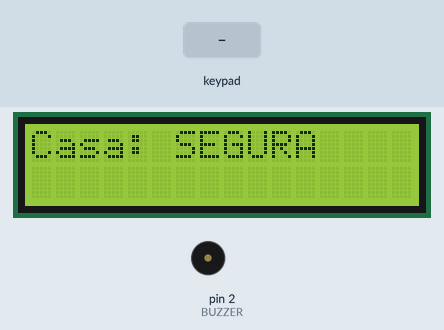
Simulated run of this sketch. Board: Arduino Uno, built with avr-gcc and run on an emulated ATmega328P. On the bench: 16×2 character LCD, buzzer (waves = sounding). The test bench sets the inputs (shaded band). What the sketch prints to the serial monitor is not drawn.

Above: at 1.2 s.
1.3 s: key '#' pressed
At 2.1 s:
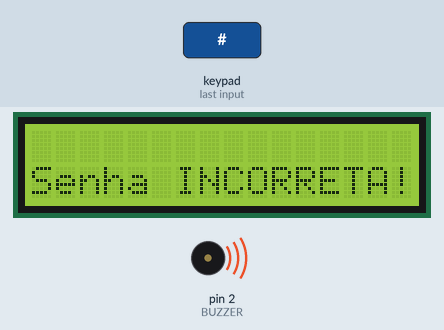
2.9 s: keypad keys 1 2 3 4 5 * pressed 0.4 s apart
At 7.1 s:
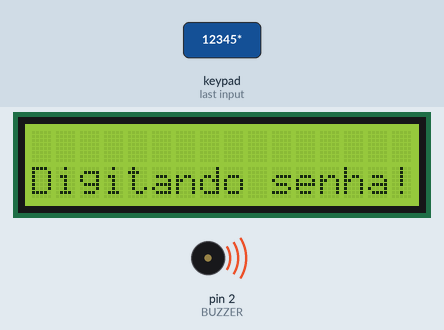
7.4 s: keypad keys 1 2 3 4 5 # pressed 0.4 s apart
At 11.1 s:
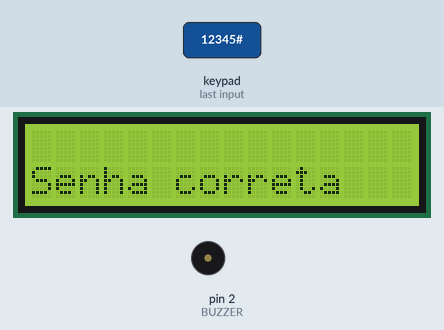
11.9 s: key '*' pressed
At 15.2 s:
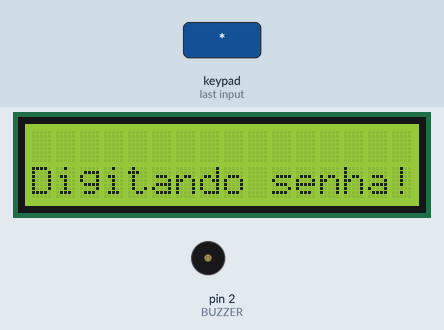
Timing chart, 0 to 25.5 s (numbered marks = the images above; inputs shaded):
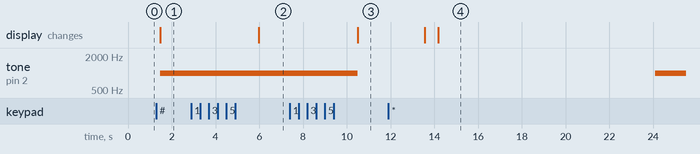

The sketch:

proj3Slave.ino
```cpp
#include <Wire.h>
#include <Keypad.h>
#include <LiquidCrystal.h>

char c = '0'; // Status da segurança 0 = ok

bool digitando = false;
const int TAMANHO_SENHA = 5;
char senha[TAMANHO_SENHA] = {};
int quantDigitados = 0;
const char* SENHA_GRAVADA = "12345";

const byte ROWS = 4; //four rows
const byte COLS = 3; //three columns
char keys[ROWS][COLS] = {
  {'1', '2', '3'},
  {'4', '5', '6'},
  {'7', '8', '9'},
  {'*', '0', '#'}
};
byte rowPins[ROWS] = {5, 4, 3, A0}; //connect to the row pinouts of the keypad
byte colPins[COLS] = {8, 7, 6}; //connect to the column pinouts of the keypad

Keypad keypad = Keypad( makeKeymap(keys), rowPins, colPins, ROWS, COLS );
#define BUZZER 2
long time = 0;
int intervalo = 10000; //10s para digital senha.

// initialize the library by associating any needed LCD interface pin
// with the arduino pin number it is connected to
//const int rs = 12, en = 11, d4 = 5, d5 = 4, d6 = 3, d7 = 2;
#define rs A1
#define en 9
#define d4 A2
#define d5 A3
#define d6 10
#define d7 11
LiquidCrystal lcd(rs, en, d4, d5, d6, d7);


void setup() {
  // Inicia comunicação como slave com endereço 8
  Wire.begin(8);
  // Registra callback para ser chamado quando receber mensagem
  Wire.onRequest(requestEvent);

  pinMode(A0, INPUT);
  pinMode(BUZZER, OUTPUT);

  iniciarLCD();

  Serial.begin(9600);
  Serial.print("Ok");
}

void loop() {
  validarDigitacaoSenha();
  delay(100);
}

void requestEvent() {
  Wire.write(c);
  //c = '9';
}
```

envioSMS.ino
```cpp
void acionarBuzzer(){
  tone(BUZZER, 1000);
}

void desativarBuzzer() {
  noTone(BUZZER);
}

void validarDigitacaoSenha() {
  char key = keypad.getKey();

  if (key) {
    if (key == '*') {
      quantDigitados = 0;
      digitando = true;
      //Serial.println("Iniciando digitação da senha...");
      lcd.clear();
      lcd.setCursor(0, 1);
      lcd.print("Digitando senha!");
      return;
    }
    if (digitando && key != '#') {
      senha[quantDigitados++] = key;
      if(quantDigitados == TAMANHO_SENHA) {
        quantDigitados = 0;
      }
      Serial.write(senha, TAMANHO_SENHA);
      //Serial.write(10);
    }
    if (key == '#') {
      digitando = false;
      //Serial.println("Encerrou");
      if (strcmp(senha, SENHA_GRAVADA) == 0) {
        //Serial.println("Senha correta");
        desativarBuzzer();
        lcd.clear();
        lcd.setCursor(0, 1);
        lcd.print("Senha correta");
        c = '0';

        delay(3000);
        iniciarLCD();
      } else {
        //Serial.println("Senha INCORRETA!!!");
        lcd.clear();
        lcd.setCursor(0, 1);
        lcd.print("Senha INCORRETA!");
        c = '1';

        acionarBuzzer();
        delay(500);
      }
    }
  }

  if (digitando) {
    if (millis() - time > intervalo) {
      acionarBuzzer();
      c = '1';
    }
  } else {
    time = millis();
  }

  delay(100);
}

void iniciarLCD() {
  lcd.begin(16, 2);
  lcd.print("Casa: SEGURA");
}
```

Measured:
- after the input at 1.3 s, tone on pin 2 (BUZZER): silent → 1000 Hz after 0.17 s; the display: changes after 0.17 s (image 1)
- after the input at 2.9 s, the display: changes after 3.1 s (image 2)
- after the input at 7.4 s, tone on pin 2 (BUZZER): 1000 Hz → silent after 3.1 s; the display: changes after 3.1 s (image 3)
- after the input at 11.9 s, tone on pin 2 (BUZZER): silent → 1000 Hz after 12.2 s; the display: first differs from a run without the input after 2.3 s (image 4)
